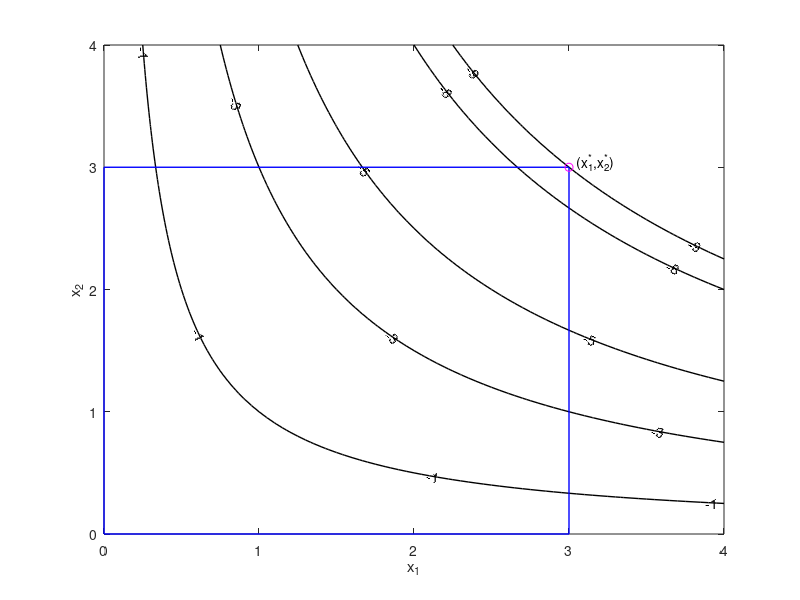

MATLAB code to generate this figure:
% Unconstrained Optimization%  
%	Dr. P.Venkataraman
%
%	section 4.3.1, Figure 4.5
% additional graphics through plotedit
%

x1=0:.05:4;	
x2=0:0.05:4;
[X1 X2]=meshgrid(x1,x2); % X,Y are matrices

fval=-X1.*X2;	% could have used an m-file

[c1,h1]= contour(x1,x2,fval,[-9 -8 -5 -3 -1],'k');
% draws the specified contours
% and establishes handles to set properties of plot               
set(h1,'LineWidth',1);
axis([0 4 0 4]);
clabel(c1);	% labels contours
xlabel('x_1');
ylabel('x_2');

% draw the design space
line([0 3],[0 0],'Color','b', ...
      'LineWidth',1);
line([3 3],[0 3],'Color','b', ...
      'LineWidth',1);
line([3 0],[3 3],'Color','b', ...
      'LineWidth',1);
line([0 0],[3 0],'Color','b', ...
      'LineWidth',1);

hold on 
plot(3,3,'mo')
text(3.05,3.05,'(x_1^*,x_2^*)')
hold off
